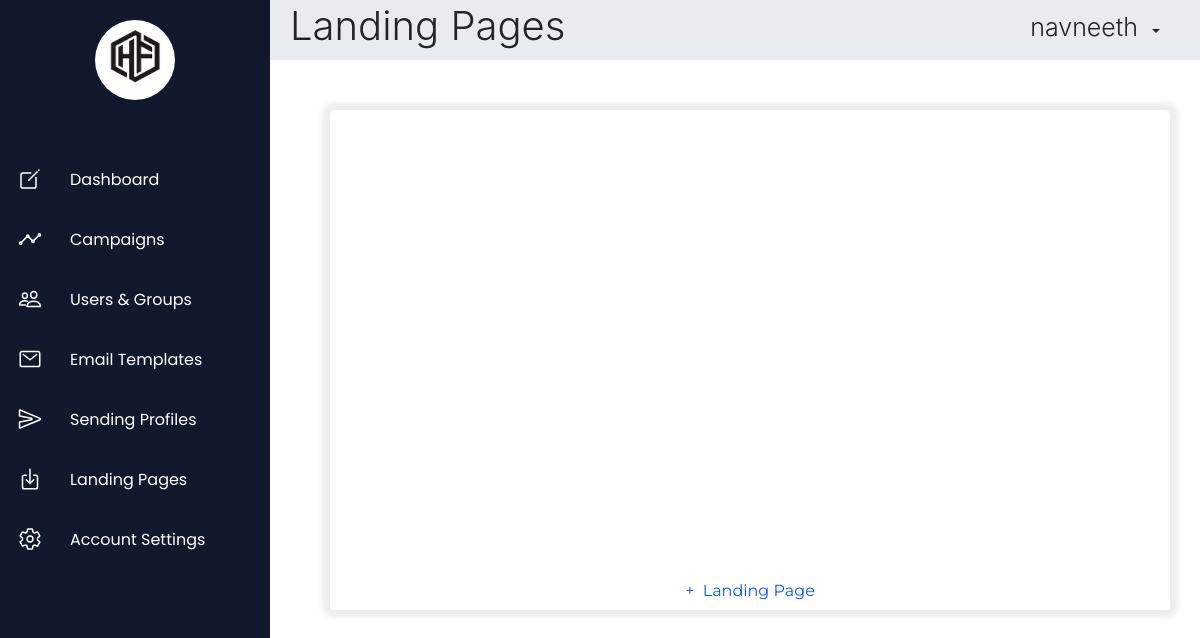
Page /landingpage (signed in) on the earlier database version.
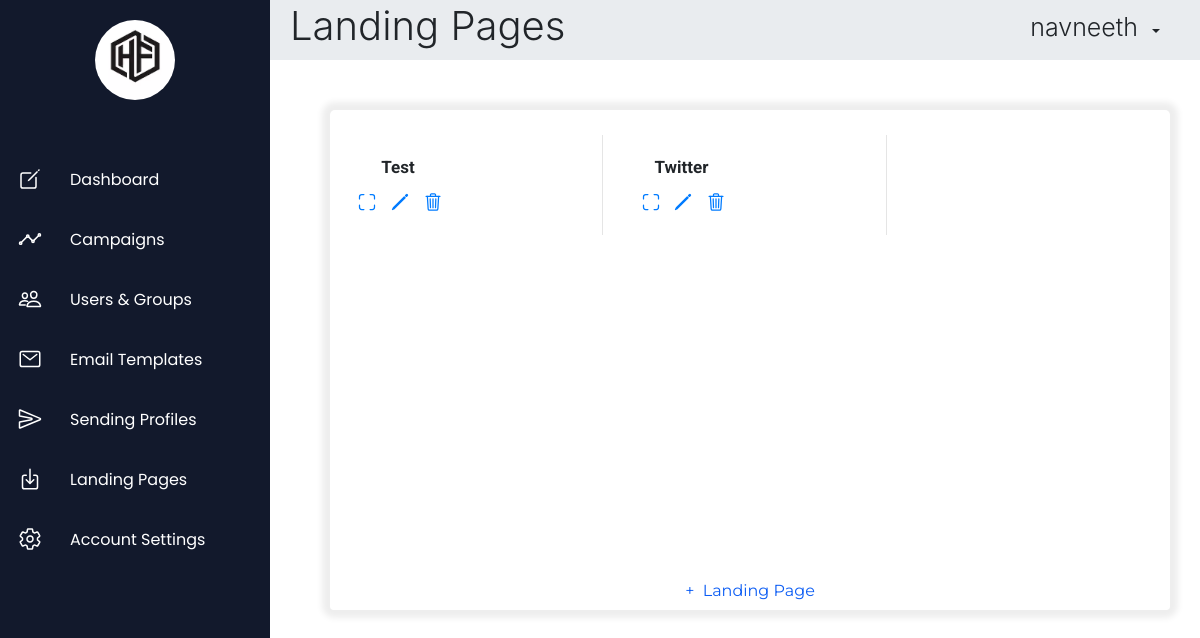
Same page on the later database version.
### App/models.py (models this page shows)
class TimeStampMixin(models.Model):
    class Meta:
        abstract = True
    created_on = models.DateTimeField(auto_now_add=True)
    modified_on = models.DateTimeField(auto_now=True)

class LandingPage(TimeStampMixin):
    id = models.AutoField(primary_key=True)
    name = models.CharField(max_length=50, unique=True)
    filename = models.CharField(max_length=50, unique=True)
    userId = models.ForeignKey(User, on_delete=models.CASCADE, db_column='user_id')

### App/views.py (the view)
# urls.py: path('landingpage',views.landingpage,name="landingpage"),
def landingpage(request):
    if request.session.has_key('id'):
        id = request.session['id']
        return render(request, "landingpage.html", context = { "title": "Landing Pages - Human Firewall", "header": "Landing Pages", "data": LandingPage.objects.filter(userId=id) })
    else:
        messages.info(request, 'Kindly Login To Continue')
        return redirect("login")

### templates/landingpage.html (shortened to what this page needs)
{% extends 'base.html' %}
{% block content %}
{% load static %}
    <div class="container-fluid content">
        <div class="row">
            <div class="col-12 text-center">
                <div class="landing-pages">
                    <div id="pages-table" class="pages-table">
                      {% if data.values.count > 0 %}
                        {% for d in data.values %}
                          <div class="page {{ d.id }}">
                              <div class="page-name"><b class="name">{{ d.name }}</b></div>
                              <div class="page-preview-btn"><a class="options" class="preview" target="_blank" href="{% static 'landingpages/'|add:d.filename|add:'.html' %}" data-toggle="tooltip" data-placement="top" title="Preview"><ion-icon name="scan-outline"></ion-icon></a></div>
                              <div class="page-edit-btn"><a class="options" onclick="editPage(this.parentElement);" data-toggle="tooltip" data-placement="top" title="Edit"><ion-icon name="pencil-outline"></ion-icon></a></div>
                              <div class="page-delete-btn"><a class="options" onclick="deletePage(this.parentElement);" data-toggle="tooltip" data-placement="top" title="Delete"><ion-icon name="trash-outline"></ion-icon></a></div>
                              <div class="page-preview"><iframe class="preview" loading="lazy" src="{% static 'landingpages/'|add:d.filename|add:'.html' %}"></iframe></div>
                          </div>
                        {% endfor %}
                      {% endif %}
                    </div>
                    <button class="btn add" onclick="addPage();">+&nbsp; Landing Page</button>
                </div>
            </div>
        </div>
    </div>
{% endblock %}

### templates/base.html (shortened to what this page needs)
{% load static %}
<!DOCTYPE html>
<html>
    <head>
        <link rel="stylesheet" type="text/css" href="{% static 'css/base.css' %}">
        <link rel="stylesheet" href="https://stackpath.bootstrapcdn.com/bootstrap/4.5.2/css/bootstrap.min.css">
    </head>
    <body>
        <div id="main">
            <div class="navigation">
                <div class="nav-brand">
                    <img src="{% static 'images/HF.png' %}">
                </div>
                <div class="nav-list">
                    <ul>
                        <li>
                            <a class="options" href="{% url 'dashboard' %}">
                                <span class="span-icon"><ion-icon class="icon" name="create-outline"></ion-icon></span>
                                <span class="title">Dashboard</span>
                            </a>
                        </li>
                        <li>
                            <a class="options" href="{% url 'campaign' %}">
                                <span class="span-icon"><ion-icon class="icon" name="analytics-outline"></ion-icon></span>
                                <span class="title">Campaigns</span>
                            </a>
                        </li>
                        <li>
                            <a class="options" href="{% url 'usergroups' %}">
                                <span class="span-icon"><ion-icon class="icon" name="people-outline"></ion-icon></span>
                                <span class="title">Users & Groups</span>
                            </a>
                        </li>
                        <li>
                            <a class="options" href="{% url 'emailtemp' %}">
                                <span class="span-icon"><ion-icon class="icon" name="mail-outline"></ion-icon></span>
                                <span class="title">Email Templates</span>
                            </a>
                        </li>
                        <li>
                            <a class="options" href="{% url 'sendingprofile' %}">
                                <span class="span-icon"><ion-icon class="icon" name="send-outline"></ion-icon></span>
                                <span class="title">Sending Profiles</span>
                            </a>
                        </li>
                        <li>
                            <a class="options" href="{% url 'landingpage' %}">
                                <span class="span-icon"><ion-icon class="icon" name="download-outline"></ion-icon></span>
                                <span class="title">Landing Pages</span>
                            </a>
                        </li>
                        <li>
                            <a class="options" href="{% url 'accountsettings' %}">
                                <span class="span-icon"><ion-icon class="icon" name="settings-outline"></ion-icon></span>
                                <span class="title">Account Settings</span>
                            </a>
                        </li>
                    </ul>
                </div>
            </div>
            <div class="header-container">
                <h1 class="display-4 header">{{ header }}</h1>
                <div class="btn-group user">
                    <h1 class="display-4">{{ request.session.username }}</h1>
                    <button type="button" class="btn dropdown-toggle dropdown-toggle-split" data-toggle="dropdown" aria-haspopup="true" aria-expanded="false"></button>
                </div>
            </div>
            {% block content %}
            {% endblock %}
        </div>
    </body>
</html>

### static/css/base.css (style rules this page uses)
* { margin: 0; padding: 0; box-sizing: border-box; }
body { min-height: 100vh; }
img { border-radius: 50px; border: 2px solid white; width: 45px; height: 45px; transition: 0.5s; }
.navigation { position: fixed; font-family: 'Poppins', sans-serif; width: 60px; height: 100%; background: #12192C; transition: 0.5s; overflow: hidden; text-align: center; z-index: 1; }
.nav-brand { margin-top: 20px; align-items: center; transition: 0.5s; }
.navigation ul { position: relative; top: 50px; left: 0; width: 100%; }
.navigation ul li { position: relative; width: 100%; list-style: none; }
.navigation ul li a { position: relative; width: 100%; display: flex; text-decoration: none; color: #fff; }
.navigation ul li a .span-icon { position: relative; display: block; min-width: 60px; height: 60px; line-height: 60px; text-align: center; }
.navigation ul li a .span-icon .icon { font-size: 24px; padding-top: 17px; }
.navigation ul li a .title { position: relative; display: block; padding: 0 10px; height: 60px; line-height: 60px; text-align: start; white-space: nowrap; }
.container-fluid.content { margin-top: 50px; margin-left: 60px; padding-left: 60px; padding-right: 60px; transition: 0.5s; width: 95%; }
.sending-profiles, .landing-pages, .user-groups, .email-templates { position: relative; margin-left: auto; margin-right: auto; width: 100%; height: 500px; border-radius: 5px; text-align: center; box-shadow: 0 0 6px 8px rgba(0, 0, 0, 0.07); }
.container-fluid.content .btn.add { font-family: 'Montserrat'; position: absolute; width: 100%; bottom: 0; left: 0; background-color: #fff; color: #0C5DF4; }
.landing-pages .pages-table { padding: 15px 0; display: grid; grid-template-columns: repeat(3, 1fr); grid-column-gap: 10px; grid-row-gap: 30px; overflow-y: auto; overflow-x: hidden; }
.pages-table .page, .pages-table .page-input, .profiles-table .profile, .profiles-table .profile-input { display: flex; position: relative; width: 100%; height: 100px; text-align: left; margin: 10px auto; border-right: 1px solid rgba(0,0,0,.1); }
.pages-table .page .page-name { position: absolute; left: 5%; top: 20%; vertical-align: middle; width: 40%; text-align: center; overflow: hidden; }
.user-groups-table .group .group-name .name, .pages-table .page .page-name .name, .profiles-table .profile .profile-main .name { line-height: normal; font-size: 17px; font-family: 'Roboto', sans-serif; white-space: nowrap; }
.pages-table .page .page-preview { position: absolute; top: 10%; right: 10%; width: 130px; height: 80px; vertical-align: middle; }
.pages-table .page .page-preview .preview { width: fit-content; height: fit-content; border: none; border-radius: 20px; -webkit-transform:scale(0.5); -moz-transform-scale: (0.5); -moz-transform-origin: top left; -webkit-transform-origin: top left; -o-transform-origin: top left; -ms-transform-origin: top left; transform-origin: top left; }
.pages-table .page .page-preview-btn { position: absolute; bottom: 15%; font-size: 20px; left: 10%; vertical-align: middle; }
.pages-table .page .page-edit-btn { position: absolute; bottom: 15%; font-size: 20px; left: 22%; vertical-align: middle; }
.pages-table .page .page-delete-btn { position: absolute; bottom: 15%; font-size: 20px; left: 34%; vertical-align: middle; }
.options { cursor: pointer; }
#main .header-container { height: 60px; margin-left: 60px; display: grid; background-color: #e9ecef; align-items: center; transition: 0.5s; }
#main .header-container .display-4.header { padding-left: 20px; font-size: 40px; }
#main .header-container .btn-group.user { position: absolute; right: 30px; top: 12px; font-size: 25px; }
#main .header-container .btn-group.user .display-4 { font-size: 25px; margin-right: 5px; }
#main .header-container .btn-group.user .btn { box-shadow: none; height: 25px; }

Differences in the rows shown:
added LandingPage: name "Test"
added LandingPage: name "Twitter"
